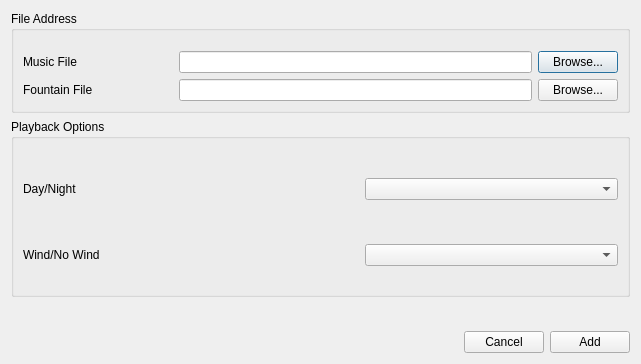
<?xml version="1.0" encoding="UTF-8"?>
<ui version="4.0">
 <class>AddToPlaylistDialog</class>
 <widget class="QDialog" name="AddToPlaylistDialog">
  <property name="geometry">
   <rect>
    <x>0</x>
    <y>0</y>
    <width>641</width>
    <height>364</height>
   </rect>
  </property>
  <property name="windowTitle">
   <string>Dialog</string>
  </property>
  <layout class="QVBoxLayout" name="verticalLayout_3">
   <item>
    <widget class="QGroupBox" name="groupBox">
     <property name="title">
      <string>File Address</string>
     </property>
     <layout class="QVBoxLayout" name="verticalLayout">
      <property name="topMargin">
       <number>20</number>
      </property>
      <item>
       <layout class="QHBoxLayout" name="horizontalLayout_2">
        <item>
         <widget class="QLabel" name="musicLabel">
          <property name="minimumSize">
           <size>
            <width>150</width>
            <height>0</height>
           </size>
          </property>
          <property name="maximumSize">
           <size>
            <width>90</width>
            <height>16777215</height>
           </size>
          </property>
          <property name="text">
           <string>Music File</string>
          </property>
         </widget>
        </item>
        <item>
         <widget class="QLineEdit" name="musicLineEdit"/>
        </item>
        <item>
         <widget class="QPushButton" name="selectMusicButton">
          <property name="text">
           <string>Browse...</string>
          </property>
         </widget>
        </item>
       </layout>
      </item>
      <item>
       <layout class="QHBoxLayout" name="horizontalLayout">
        <item>
         <widget class="QLabel" name="label_2">
          <property name="minimumSize">
           <size>
            <width>150</width>
            <height>0</height>
           </size>
          </property>
          <property name="maximumSize">
           <size>
            <width>90</width>
            <height>16777215</height>
           </size>
          </property>
          <property name="text">
           <string>Fountain File </string>
          </property>
         </widget>
        </item>
        <item>
         <widget class="QLineEdit" name="fountainLineEdit"/>
        </item>
        <item>
         <widget class="QPushButton" name="selectFountainButton">
          <property name="text">
           <string>Browse...</string>
          </property>
         </widget>
        </item>
       </layout>
      </item>
     </layout>
    </widget>
   </item>
   <item>
    <widget class="QGroupBox" name="groupBox_2">
     <property name="title">
      <string>Playback Options</string>
     </property>
     <layout class="QVBoxLayout" name="verticalLayout_2">
      <property name="topMargin">
       <number>20</number>
      </property>
      <item>
       <layout class="QHBoxLayout" name="horizontalLayout_4">
        <item>
         <widget class="QLabel" name="label">
          <property name="minimumSize">
           <size>
            <width>150</width>
            <height>0</height>
           </size>
          </property>
          <property name="maximumSize">
           <size>
            <width>90</width>
            <height>16777215</height>
           </size>
          </property>
          <property name="text">
           <string>Day/Night</string>
          </property>
         </widget>
        </item>
        <item>
         <spacer name="horizontalSpacer_2">
          <property name="orientation">
           <enum>Qt::Horizontal</enum>
          </property>
          <property name="sizeType">
           <enum>QSizePolicy::Maximum</enum>
          </property>
          <property name="sizeHint" stdset="0">
           <size>
            <width>60</width>
            <height>20</height>
           </size>
          </property>
         </spacer>
        </item>
        <item>
         <widget class="QLabel" name="dayNightViewLabel">
          <property name="minimumSize">
           <size>
            <width>60</width>
            <height>60</height>
           </size>
          </property>
          <property name="maximumSize">
           <size>
            <width>60</width>
            <height>60</height>
           </size>
          </property>
          <property name="text">
           <string/>
          </property>
          <property name="pixmap">
           <pixmap resource="../../resource.qrc">:/res/icons/options_day_only.svg</pixmap>
          </property>
          <property name="scaledContents">
           <bool>true</bool>
          </property>
         </widget>
        </item>
        <item>
         <spacer name="horizontalSpacer_4">
          <property name="orientation">
           <enum>Qt::Horizontal</enum>
          </property>
          <property name="sizeType">
           <enum>QSizePolicy::Maximum</enum>
          </property>
          <property name="sizeHint" stdset="0">
           <size>
            <width>60</width>
            <height>20</height>
           </size>
          </property>
         </spacer>
        </item>
        <item>
         <widget class="QComboBox" name="dayNightCombo"/>
        </item>
       </layout>
      </item>
      <item>
       <layout class="QHBoxLayout" name="horizontalLayout_5">
        <item>
         <widget class="QLabel" name="label_3">
          <property name="minimumSize">
           <size>
            <width>150</width>
            <height>0</height>
           </size>
          </property>
          <property name="maximumSize">
           <size>
            <width>90</width>
            <height>16777215</height>
           </size>
          </property>
          <property name="text">
           <string>Wind/No Wind</string>
          </property>
         </widget>
        </item>
        <item>
         <spacer name="horizontalSpacer_3">
          <property name="orientation">
           <enum>Qt::Horizontal</enum>
          </property>
          <property name="sizeType">
           <enum>QSizePolicy::Maximum</enum>
          </property>
          <property name="sizeHint" stdset="0">
           <size>
            <width>60</width>
            <height>20</height>
           </size>
          </property>
         </spacer>
        </item>
        <item>
         <widget class="QLabel" name="windNoWindViewLabel">
          <property name="minimumSize">
           <size>
            <width>60</width>
            <height>60</height>
           </size>
          </property>
          <property name="maximumSize">
           <size>
            <width>60</width>
            <height>60</height>
           </size>
          </property>
          <property name="text">
           <string/>
          </property>
          <property name="pixmap">
           <pixmap resource="../../resource.qrc">:/res/icons/options_no_wind_only.svg</pixmap>
          </property>
          <property name="scaledContents">
           <bool>true</bool>
          </property>
         </widget>
        </item>
        <item>
         <spacer name="horizontalSpacer_5">
          <property name="orientation">
           <enum>Qt::Horizontal</enum>
          </property>
          <property name="sizeType">
           <enum>QSizePolicy::Maximum</enum>
          </property>
          <property name="sizeHint" stdset="0">
           <size>
            <width>60</width>
            <height>20</height>
           </size>
          </property>
         </spacer>
        </item>
        <item>
         <widget class="QComboBox" name="windNoWindCombo"/>
        </item>
       </layout>
      </item>
     </layout>
    </widget>
   </item>
   <item>
    <spacer name="verticalSpacer">
     <property name="orientation">
      <enum>Qt::Vertical</enum>
     </property>
     <property name="sizeHint" stdset="0">
      <size>
       <width>20</width>
       <height>40</height>
      </size>
     </property>
    </spacer>
   </item>
   <item>
    <layout class="QHBoxLayout" name="horizontalLayout_3">
     <item>
      <spacer name="horizontalSpacer">
       <property name="orientation">
        <enum>Qt::Horizontal</enum>
       </property>
       <property name="sizeHint" stdset="0">
        <size>
         <width>40</width>
         <height>20</height>
        </size>
       </property>
      </spacer>
     </item>
     <item>
      <widget class="QPushButton" name="cancelButton">
       <property name="minimumSize">
        <size>
         <width>60</width>
         <height>0</height>
        </size>
       </property>
       <property name="text">
        <string>Cancel</string>
       </property>
      </widget>
     </item>
     <item>
      <widget class="QPushButton" name="addButton">
       <property name="minimumSize">
        <size>
         <width>60</width>
         <height>0</height>
        </size>
       </property>
       <property name="text">
        <string>Add</string>
       </property>
      </widget>
     </item>
    </layout>
   </item>
  </layout>
 </widget>
 <resources>
  <include location="../../resource.qrc"/>
 </resources>
 <connections/>
</ui>
